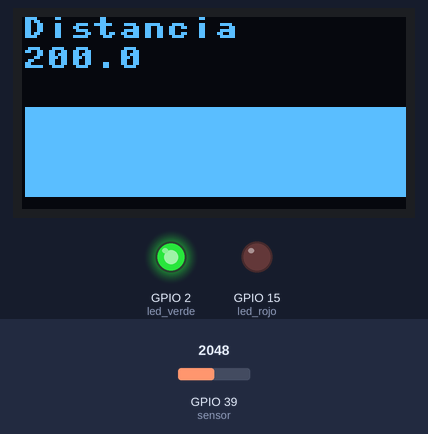
This program was run on a simulated ESP32 board running MicroPython. On the bench: 128×64 one-colour display, output pins drawn as LEDs (lit = HIGH). The inputs (shaded band) are chosen by the test bench; at power-on: GPIO 39 (sensor) = 2048 (analog values on the 0–4095 scale). Library files of the repository ran but are not shown: ssd1306.py; what the program prints to the serial console is not drawn.

Above: at 1.2 s.
1.3 s: GPIO 39 (sensor) set to 216
At 1.9 s:
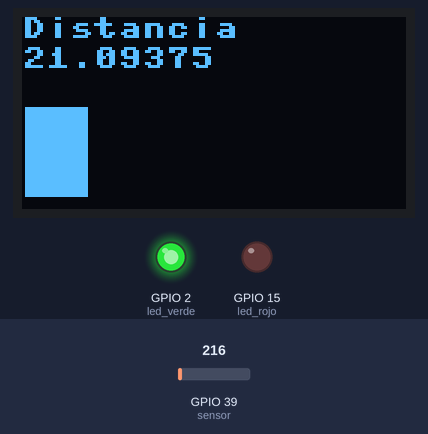
2.8 s: GPIO 39 (sensor) set to 187
At 3.9 s:
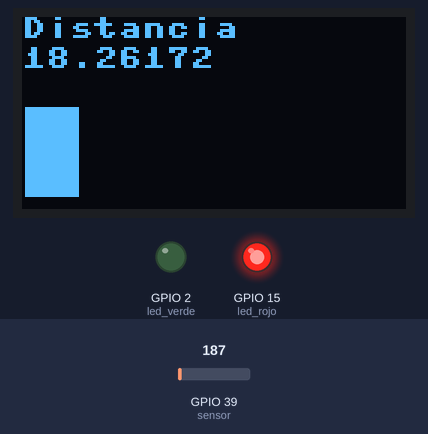
4.4 s: GPIO 39 (sensor) set to 0
At 5.8 s:
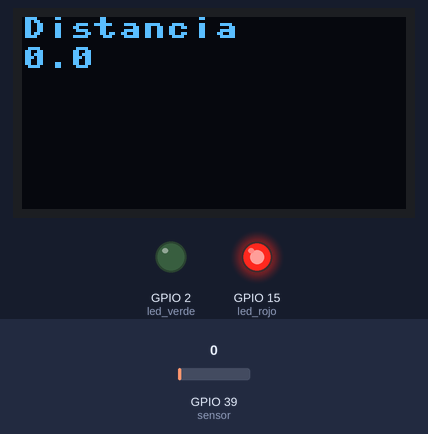
Timing chart, 0 to 7.4 s (numbered marks = the images above; inputs shaded):
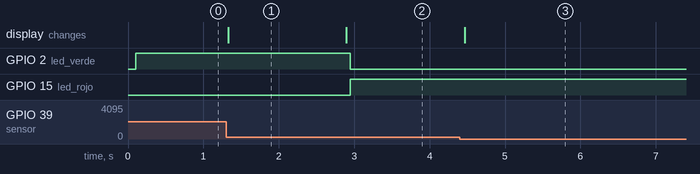

The program:

oled_inicio.py
```python
from machine import Pin, ADC, I2C
import utime
from ssd1306 import SSD1306_I2C

# Indicadores
led_rojo= Pin(15, Pin.OUT)
led_verde = Pin(2, Pin.OUT)

ancho = 128
alto = 64


i2c = I2C(0, scl=Pin(22), sda=Pin(21))
oled = SSD1306_I2C(ancho, alto, i2c)

# calibrar.... de acuerdo a las especificaciones del sensor
sensor = ADC(Pin(39))
sensor.atten(ADC.ATTN_11DB)  # para calibrar de 0 a 3.6v
sensor.width(ADC.WIDTH_12BIT) # establecer resolucion de 12 bits hasta 4096

print(i2c.scan())

while True:
    # sensor
    oled.fill(0)
    lectura =  sensor.read()
    factor_de_conversion = 400/4096
    distancia = factor_de_conversion * lectura
    print("D: ",distancia)

    # mostrar en pantalla
    oled.text("Distancia", 0, 0)
    oled.text(str(distancia), 0, 10)
    oled.fill_rect(1 ,30, int(distancia), 30 ,1)
    oled.show()
    utime.sleep_ms(50)


    # toma de desciciones
    if distancia < 20:

        led_rojo.value(1)
        led_verde.value(0)


    else:
        led_rojo.value(0)
        led_verde.value(1)
```

Measured:
- the behaviour switches between 205 and 204 on GPIO 39 (sensor) (found by bisection; images 1 and 2)
- after the input at 1.3 s, the display: changes at once (image 1)
- after the input at 2.8 s, GPIO 2 (led_verde): HIGH → LOW after 0.15 s; GPIO 15 (led_rojo): LOW → HIGH after 0.15 s; the display: changes after 0.10 s (image 2)
- after the input at 4.4 s, the display: changes after 0.07 s (image 3)
